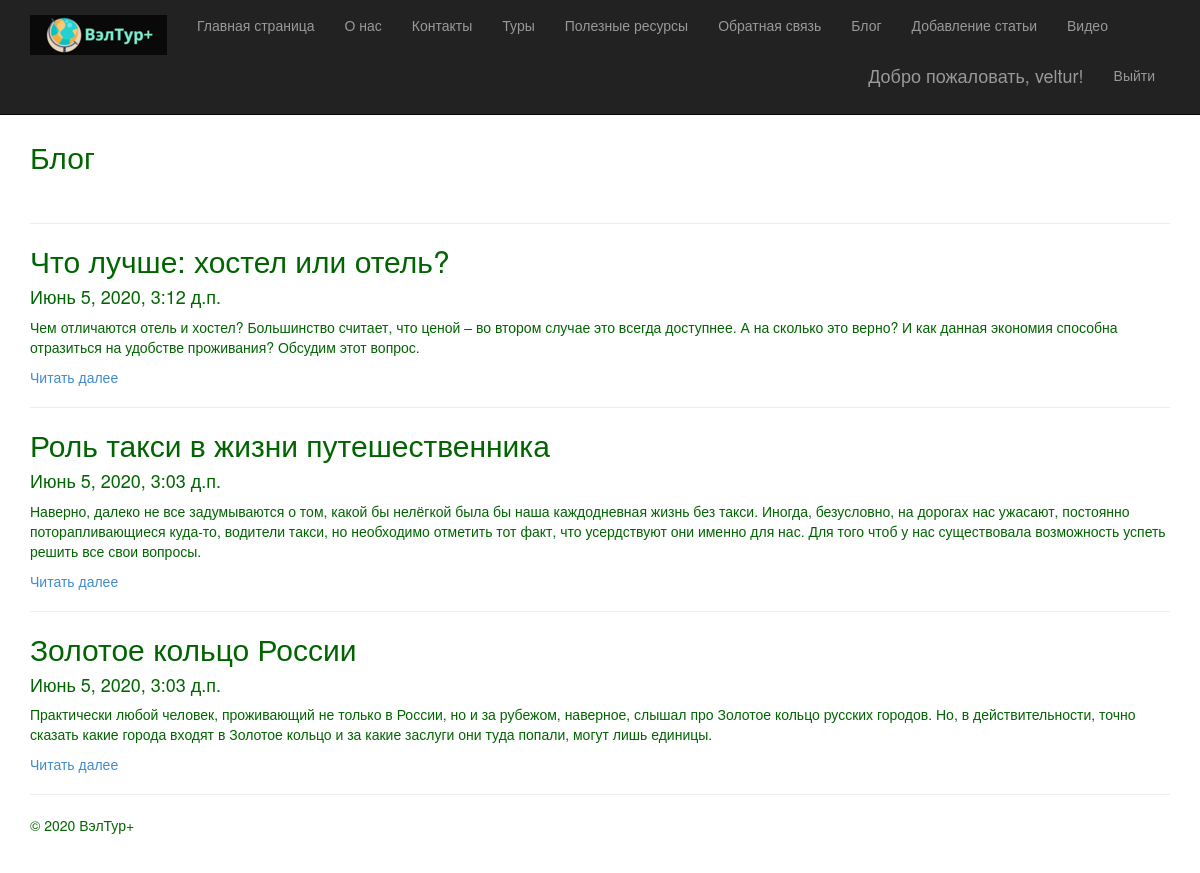
/blog (signed in), run on the app's committed database.
### app/models.py (models this page shows, shortened)
class Blog(models.Model):
    title = models.CharField(max_length = 100, unique_for_date = "posted", verbose_name = "Заголовок")
    author = models.ForeignKey(User, null=True, blank=True, on_delete = models.SET_NULL, verbose_name = "Автор")
    description = models.TextField(verbose_name = "Краткое содержание")
    content = models.TextField(verbose_name = "Полное содержание")
    posted = models.DateTimeField(default = datetime.now(), db_index = True, verbose_name = "Опубликована")
    image = models.FileField(default = 'temp.jpg', verbose_name = "Путь к картинке")
    class Meta:
        db_table = "Posts" # имя таблицы для модели
        ordering = ["-posted"] # порядок сортировки данных в модели ("-" означает по убыванию)
        verbose_name = "статья блога" # имя, под которым модель будет отображаться в административном разделе (для одной статьи блога)
        verbose_name_plural = "статьи блога" # тоже для всех статей блога

### app/views.py (the view)
# urls.py: url(r'^blog$', app.views.blog, name='blog'),
def blog(request):
    assert isinstance(request, HttpRequest)
    posts = Blog.objects.all() # запрос на выбор всех статей блога из модели
    return render(
        request,
        'app/blog.html',
        {
        'title':'Блог ',
        'posts': posts, # передача списка статей в шаблон веб-страницы
        'year':datetime.now().year,
        }
)

### app/templates/app/blog.html
﻿{% extends "app/layout.html" %}
{% block content %}
<h2>{{ title }}</h2> <br />
{% for post in posts %}
<hr/>
<div class="">
<h2> {{post.title}} </h2>
<h4> {{post.posted}} </h4>
<p> {{post.description}} </p>
<p><a href="{% url 'blogpost' parametr=post.id %}"> Читать далее </a> </p>
</div>
{% endfor %}
{% endblock %}

### app/templates/app/loginpartial.html (shortened to what this page needs)
﻿{% if user.is_authenticated %}
<form id="logoutForm" action="/logout" method="post" class="navbar-right">
<ul class="nav navbar-nav navbar-right">
<li><span class="navbar-brand">Добро пожаловать, {{ user.username }}!</span></li>
<li><a href="javascript:document.getElementById('logoutForm').submit()">Выйти</a></li>
</ul>
</form>
{% else %}
<ul class="nav navbar-nav navbar-right">
<li><a href="{% url 'login' %}">Войти в аккаунт</a></li>
</ul>
{% endif %}

### app/static/app/content/site.css (style rules this page uses)
body { padding-top: 100px; padding-bottom: 40px; color: #006400; background-color: #FFFFFF; }

### data on the page
Blog: title "Что лучше: хостел или отель?", posted "Июнь 5, 2020, 3:12 д.п.", description "Чем отличаются отель и хостел? Большинство считает, что ценой – во втором случае это всегда доступнее. А на сколько это верно? И как данная экономия способна отразиться на удобстве проживания? Обсудим этот вопрос."
Blog: title "Роль такси в жизни путешественника", posted "Июнь 5, 2020, 3:03 д.п.", description "Наверно, далеко не все задумываются о том, какой бы нелёгкой была бы наша каждодневная жизнь без такси. Иногда, безусловно, на дорогах нас ужасают, постоянно поторапливающиеся куда-то, водители такси, но необходимо отметить тот факт, что усердствуют они именно для нас. Для того чтоб у нас существовала возможность успеть решить все свои вопросы."
Blog: title "Золотое кольцо России", posted "Июнь 5, 2020, 3:03 д.п.", description "Практически любой человек, проживающий не только в России, но и за рубежом, наверное, слышал про Золотое кольцо русских городов. Но, в действительности, точно сказать какие города входят в Золотое кольцо и за какие заслуги они туда попали, могут лишь единицы."

### other printed values
{{ user.username }} "veltur"
{{ title }} "Блог"
